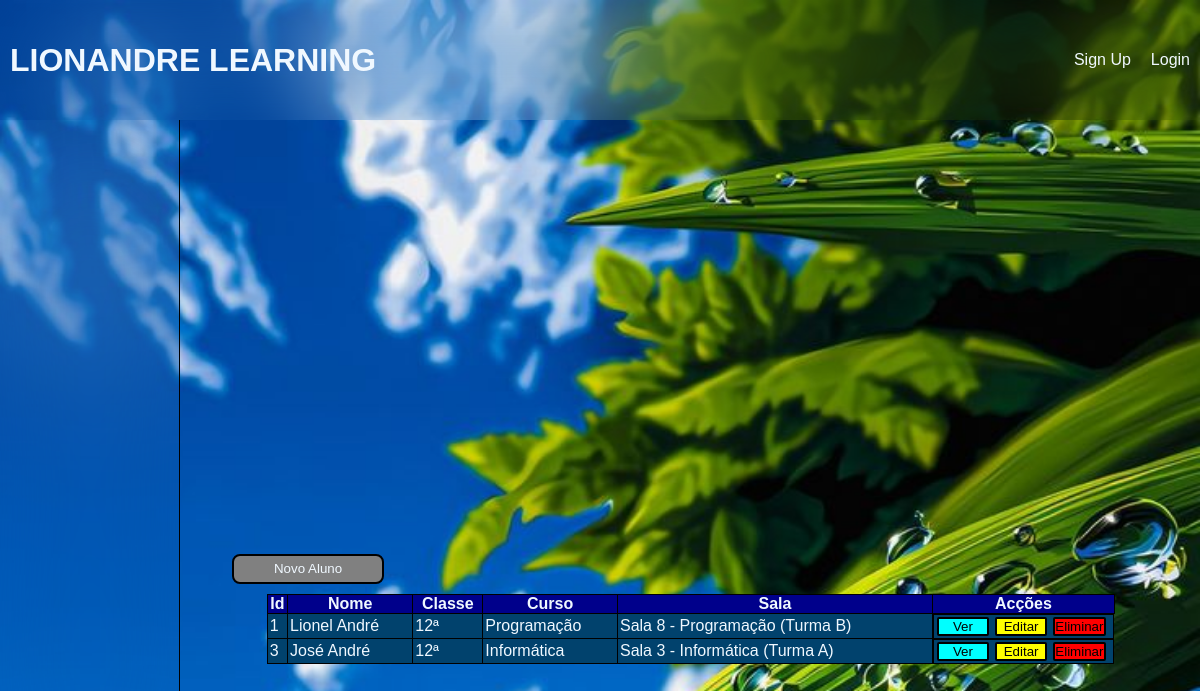
The page /lista/ on the database as committed earlier.
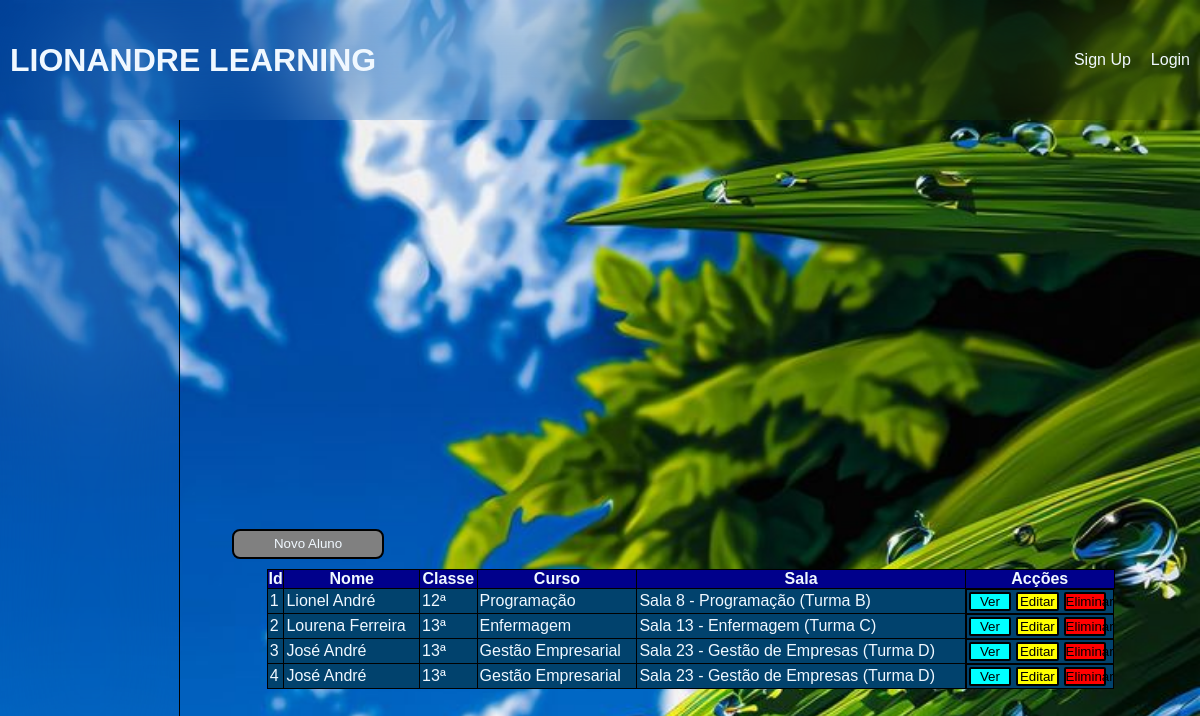
The same page on the database as committed later.
### alunos/models.py (models this page shows, shortened)
class Alunos(models.Model):
    Sexos = [
        ('M', 'Masculino'),
        ('F', 'Feminino'),
    ]
    Classes = [
        (10, '10ª Classe'),
        (11, '11ª Classe'),
        (12, '12ª Classe'),
        (13, '13ª Classe')
    ]
    Turnos = [
        ('Manhã', 'Turno da manhã'),
        ('Tarde', 'Turno da tarde'),
    ]
    Turmas = [
        ('A', 'Turma A'),
        ('B', 'Turma B'),
        ('C', 'Turma C'),
        ('D', 'Turma D'),
    ]
    nome = models.CharField(max_length = 255)
    data_nascimento = models.DateField()
    genero = models.CharField(max_length=5, choices=Sexos)
    tell = models.IntegerField()
    classe = models.IntegerField(choices=Classes)
    sala = models.ForeignKey('Salas', on_delete=models.SET_NULL, null=True, default=None)
    turno = models.CharField(max_length=10, choices=Turnos)
    curso = models.ForeignKey('Cursos', on_delete=models.SET_NULL, null=True, default=None)
    turma = models.CharField(max_length=5, choices=Turmas)
    matricula = models.DateTimeField(auto_now_add = True)
    update = models.DateTimeField(auto_now = True)

class Cursos(models.Model):
    nome = models.CharField(max_length=80)
    tipo = models.CharField(max_length=40)
    def __str__(self):
        return self.nome

class Salas(models.Model):
    numero_sala = models.IntegerField()
    descricao = models.CharField(max_length=100)
    def __str__(self):
        return self.descricao

### alunos/views.py (the view)
# urls.py: path('lista/', views.lista, name='lista'),
def lista(request):
    aluno = Alunos.objects.all()
    return render(request, 'aluno/lista.html', {'aluno' : aluno})

### alunos/templates/aluno/lista.html
{% extends 'aluno/layout/base.html' %}
{% block content %}
<button class="btn-back">
    <a href="{% url 'cadastro' %}" style="color: aliceblue;">Novo Aluno</a>
</button>
<table>
    <tr>
        <th>Id</th>
        <th>Nome</th>
        <th>Classe</th>
        <th>Curso</th>
        <th>Sala</th>
        <th>Acções</th>
    </tr>
{% for alunos in aluno %}
    <tr>
        <td>{{ alunos.id }}</td>
        <td>{{ alunos.nome }}</td>
        <td>{{ alunos.classe }}ª</td>
        <td>{{ alunos.curso }}</td>
        <td>{{ alunos.sala }}</td>
        <td style="display: flex; justify-content: space-evenly;">
            <button class="btn-action" style="background-color: aqua;">
                <a href="{% url 'mostrar' alunos.id %}" style="color: black;">Ver</a>
            </button>
            <button class="btn-action" style="background-color: yellow;">
                <a href="{% url 'edite' alunos.id %}" style="color: black;">Editar</a>
            </button>
            <button class="btn-action" style="background-color: red;">
                <a href="{% url 'delete' alunos.id %}" style="color: black;">Eliminar</a>
            </button>
        </td>
    </tr>
{% empty %}
    <h3>Lista Vazia</h3>
{% endfor %}
</table>
{% endblock %}

Rows that differ between the two databases and show on the page:
added Alunos: id "2", nome "Lourena Ferreira", classe "13", curso "Enfermagem", sala "Sala 13 - Enfermagem (Turma C)"
changed Alunos id 3: classe "12" → "13"; curso "Informática" → "Gestão Empresarial"; sala "Sala 3 - Informática (Turma A)" → "Sala 23 - Gestão de Empresas (Turma D)"
added Alunos: id "4", nome "José André", classe "13", curso "Gestão Empresarial", sala "Sala 23 - Gestão de Empresas (Turma D)"
